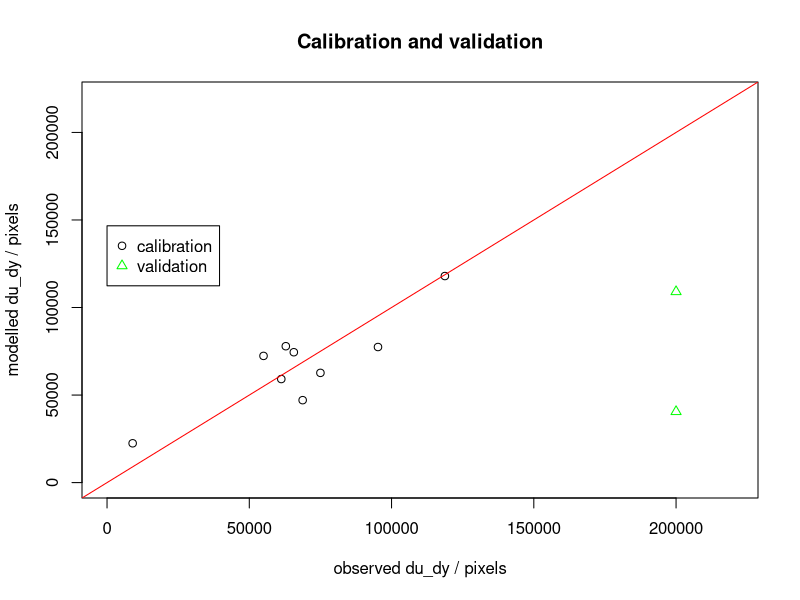

Write the R code that produced this figure.
####################################
# load up
####################################

library(readr)

model_data <- read_csv("model-2019.csv")

fit <- lm(du_dy ~ x1 + x2 + x3 + x4 + x5, data=model_data)

print(summary(fit))

####################################
# example with fewer parameters
####################################


# original model
fit <- lm(du_dy ~ x1 + x2 + x3 + x4 + x5, data=model_data)
model_du_dy <- predict(fit, model_data)
print(fit$call)
print(summary(fit)$adj.r.squared)

# lets try another model
fit1 <- lm(du_dy ~ x2 + x3 +  0 , data=model_data)
model_du_dy1 <- predict(fit1, model_data)
print(fit1$call)
print(summary(fit1)$adj.r.squared)

####################################
# subset validation
####################################
#########################
#
# We can take a subset of data 
# from model_data
#
#########################

# a utility function: last + first elements
last <- function(x) { tail(x, n = 1) }
first <- function(x) { head(x, n = 1) }

subber <- function(N,model_data){
    
    ystart = first(model_data$year)
    yend = last(model_data$year)
    M = yend - ystart - N
    # sub-dataset for year from ystart for count years
    train = model_data[model_data$year %in% seq(ystart,ystart+N-1),]
    test  = model_data[model_data$year %in% seq(ystart+N+1,yend),]
    #########################
    #
    # train
    #
    #########################
    fits <- lm(du_dy ~ x1 + x2 + x3 + x4 + x5,train)
    
    # or another model?
    # fits <- lm(du_dy ~  x2  ,train)

    my_list <- list('train'=train,'test'=test,'fits'=fits)
    return(my_list)
}



#####################################
# plotting
#####################################

# N needs to be *at least* the number
# of parameters + 1 and more like 2 x
# the number of parameters or more
N = 9
# get subset
sub <- subber(N,model_data)

# training
train_du_dy <- predict(sub$fits, sub$train)

# validation
test_du_dy <- predict(sub$fits, sub$test)

# max value for plotting
m = max(c(train_du_dy,test_du_dy,sub$train$du_dy,sub$test$du_dy))

# plotting in R
plot(sub$train$du_dy,train_du_dy
     ,xlim=c(0,m),ylim=c(0,m)
     ,xlab='observed du_dy / pixels',
     ,ylab='modelled du_dy / pixels') + abline(0,1,col="red")
title('Calibration and validation')
points(sub$test$du_dy,test_du_dy,col='green',pch=2)
legend(0, m*4/6, legend=c("calibration","validation"),
       col=c( "black", 'green'),pch=c(1,2))


